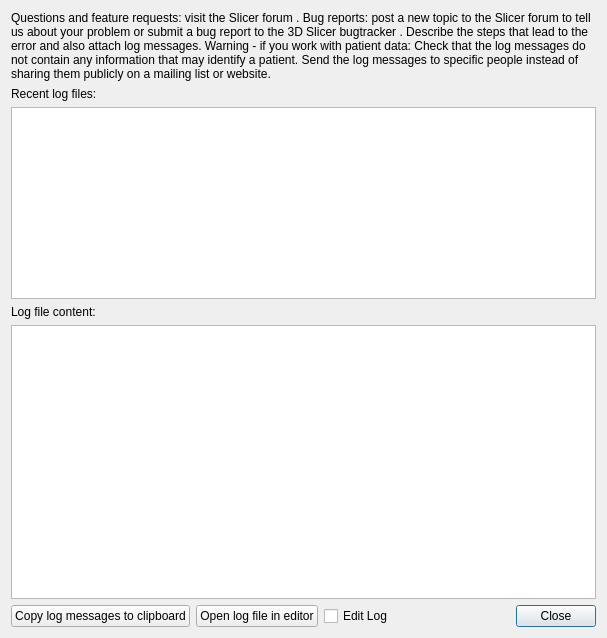
<?xml version="1.0" encoding="UTF-8"?>
<ui version="4.0">
 <class>qCjyxErrorReportDialog</class>
 <widget class="QDialog" name="qCjyxErrorReportDialog">
  <property name="geometry">
   <rect>
    <x>0</x>
    <y>0</y>
    <width>607</width>
    <height>638</height>
   </rect>
  </property>
  <property name="sizePolicy">
   <sizepolicy hsizetype="Preferred" vsizetype="Preferred">
    <horstretch>0</horstretch>
    <verstretch>1</verstretch>
   </sizepolicy>
  </property>
  <property name="windowTitle">
   <string>Report bugs and request enhancements</string>
  </property>
  <layout class="QFormLayout" name="formLayout">
   <property name="fieldGrowthPolicy">
    <enum>QFormLayout::AllNonFixedFieldsGrow</enum>
   </property>
   <item row="0" column="0" colspan="2">
    <widget class="QLabel" name="InstructionsLabel">
     <property name="text">
      <string>&lt;html&gt;&lt;head/&gt;&lt;body&gt;&lt;p&gt;&lt;span style=&quot; font-weight:600;&quot;&gt;Questions and feature requests:&lt;/span&gt; visit the &lt;a href=&quot;https://discourse.slicer.org&quot;&gt;&lt;span style=&quot; text-decoration: underline;&quot;&gt;Slicer forum&lt;/span&gt;&lt;/a&gt;.&lt;/p&gt;&lt;p&gt;&lt;span style=&quot; font-weight:600;&quot;&gt;Bug reports: &lt;/span&gt;&lt;a href=&quot;https://discourse.slicer.org/new-topic?body=Problem%20report%20for%20[appname-version-platform]:%20[please%20describe%20expected%20and%20actual%20behavior]&amp;amp;category=support&quot;&gt;&lt;span style=&quot; text-decoration: underline;&quot;&gt;post a new topic to the Slicer forum&lt;/span&gt;&lt;/a&gt; to tell us about your problem or submit a bug report to the &lt;a href=&quot;https://issues.slicer.org&quot;&gt;&lt;span style=&quot; text-decoration: underline;&quot;&gt;3D Slicer bugtracker&lt;/span&gt;&lt;/a&gt;. Describe the steps that lead to the error and also attach log messages.&lt;/p&gt;&lt;p&gt;&lt;span style=&quot; font-weight:600;&quot;&gt;Warning - if you work with patient data:&lt;/span&gt; Check that the log messages do not contain any information that may identify a patient. Send the log messages to specific people instead of sharing them publicly on a mailing list or website.&lt;/p&gt;&lt;/body&gt;&lt;/html&gt;</string>
     </property>
     <property name="textFormat">
      <enum>Qt::RichText</enum>
     </property>
     <property name="wordWrap">
      <bool>true</bool>
     </property>
     <property name="openExternalLinks">
      <bool>true</bool>
     </property>
    </widget>
   </item>
   <item row="1" column="0">
    <widget class="QLabel" name="RecentLogFilesLabel">
     <property name="text">
      <string>Recent log files:</string>
     </property>
    </widget>
   </item>
   <item row="4" column="0" colspan="2">
    <widget class="QPlainTextEdit" name="LogText">
     <property name="sizePolicy">
      <sizepolicy hsizetype="Expanding" vsizetype="MinimumExpanding">
       <horstretch>0</horstretch>
       <verstretch>1</verstretch>
      </sizepolicy>
     </property>
     <property name="minimumSize">
      <size>
       <width>50</width>
       <height>50</height>
      </size>
     </property>
     <property name="readOnly">
      <bool>true</bool>
     </property>
    </widget>
   </item>
   <item row="6" column="0" colspan="2">
    <layout class="QHBoxLayout" name="horizontalLayout_2">
     <item>
      <widget class="ctkPushButton" name="LogCopyToClipboardPushButton">
       <property name="text">
        <string>Copy log messages to clipboard</string>
       </property>
       <property name="autoDefault">
        <bool>false</bool>
       </property>
      </widget>
     </item>
     <item>
      <widget class="ctkPushButton" name="LogFileOpenPushButton">
       <property name="text">
        <string>Open log file in editor</string>
       </property>
       <property name="autoDefault">
        <bool>false</bool>
       </property>
      </widget>
     </item>
     <item>
      <widget class="QCheckBox" name="LogFileEditCheckBox">
       <property name="text">
        <string>Edit Log</string>
       </property>
      </widget>
     </item>
     <item>
      <widget class="QDialogButtonBox" name="ButtonBox">
       <property name="standardButtons">
        <set>QDialogButtonBox::Close</set>
       </property>
      </widget>
     </item>
    </layout>
   </item>
   <item row="2" column="0" colspan="2">
    <widget class="ctkPathListWidget" name="RecentLogFilesComboBox"/>
   </item>
   <item row="3" column="0">
    <widget class="QLabel" name="RecentLogFilesLabel_2">
     <property name="text">
      <string>Log file content:</string>
     </property>
    </widget>
   </item>
  </layout>
 </widget>
 <customwidgets>
  <customwidget>
   <class>ctkPathListWidget</class>
   <extends>QListView</extends>
   <header>ctkPathListWidget.h</header>
  </customwidget>
  <customwidget>
   <class>ctkPushButton</class>
   <extends>QPushButton</extends>
   <header>ctkPushButton.h</header>
  </customwidget>
 </customwidgets>
 <resources>
  <include location="../CjyxApp.qrc"/>
  <include location="../../../QTGUI/Resources/qCjyxBaseQTGUI.qrc"/>
 </resources>
 <connections/>
</ui>
